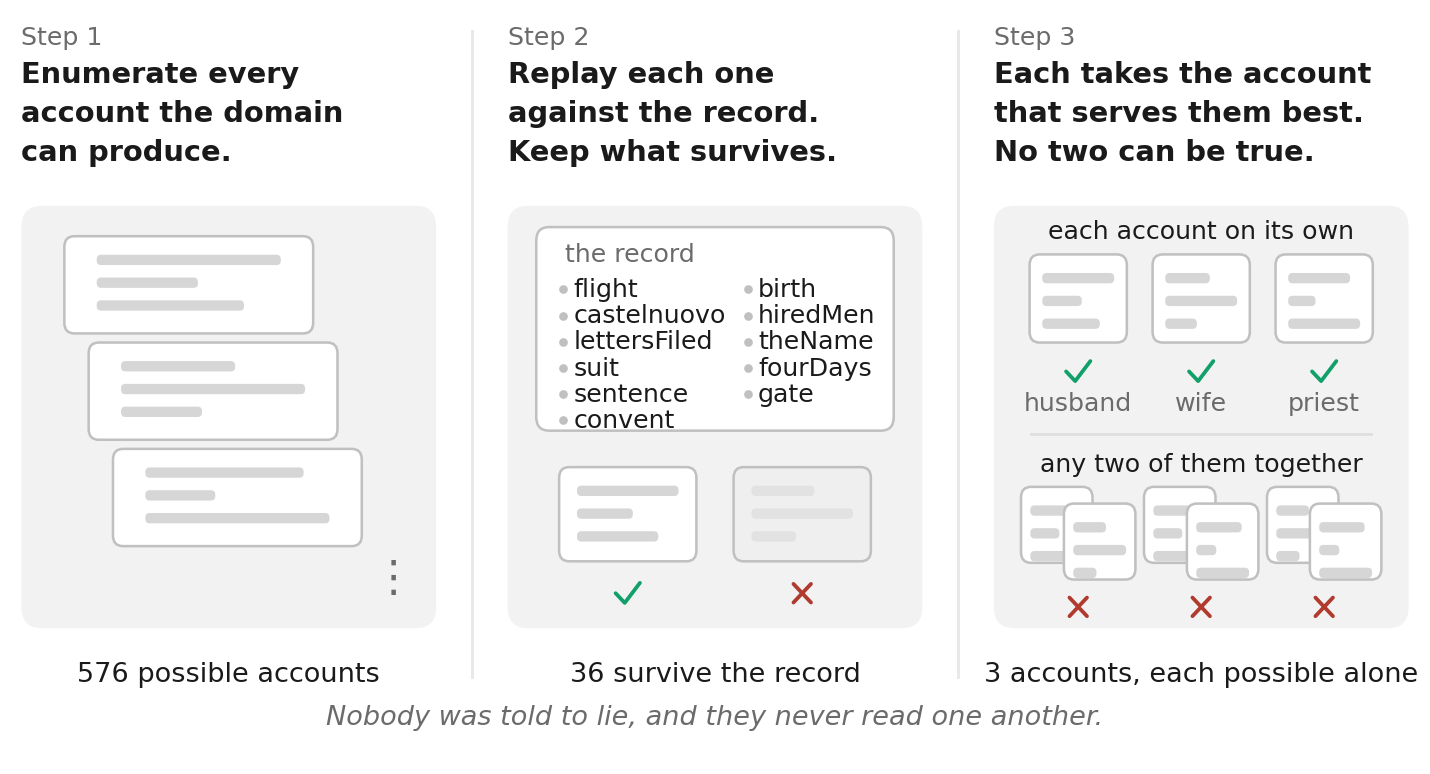

Recreate this plot in Python.
#!/usr/bin/env python3
# -*- coding: utf-8 -*-
"""FIGURE 1 — the InstructGPT Fig. 2 skeleton, rebuilt after a six-critic review.

Three columns, one reading direction, a Step N tag, a bold headline, a light grey card, one
caption line. Only the content is ours. Two marks in the whole figure: a green tick and a red
cross, both taught in column 2 and reused unchanged in column 3.

WHAT THE REVIEW CHANGED, and why each mattered:

* The cross used to sit beside a PAIR of accounts, having been taught in column 2 as "the
  record refuses this". So the figure said the record refuses the pair. It does not: the paper
  is explicit that every one of the three belongs to Feas(F), so the evidence refutes none of
  them individually. The emptiness is an intersection of two argmax sets -- a fact about the
  OBJECTIVE, not about the constraint. Fixed by moving column 2's verdict off the record's rows
  and onto the ACCOUNT being judged, so the taught meaning is "this account is allowed / this
  account is refused" and transfers to column 3 without smuggling the record in.

* Column 2 used to grade the record itself: eleven rows, nine ticks, two crosses, inside a card
  titled "the record". That is a rubric with partial credit, it implies parts of the RECORD are
  wrong, and it is a picture of the losing baseline (the paper's prompted "self-check each
  fact" row). Feasibility here is all-or-nothing and involves no scoring. The record is now
  eleven plain rows -- a gate, not a scorer.

* The three accounts in column 3 were drawn byte-identically (one bar-width cycle, every call
  site), under a headline reading "No two can be true". Identical objects are obviously
  co-satisfiable. They now differ, and that visible difference -- not the cross -- is what
  carries the contradiction. It is also the cheapest way to get the objective into a figure
  that otherwise draws the constraint twice.

* "any two of them together" was ONE pair glyph. After an exhaustive upper half, one instance
  reads as "these two in particular" -- and by accident of position it named them: the front
  document was pixel-identical in x to the wife's, and the cross sat 3 px from vertical
  alignment under the priest's tick. There are exactly three pairs of three witnesses, so the
  lower half is now exhaustive, in the same three slots and at the same mark size as above.

* "serves him best", set directly above three labels reading husband / wife / priest, on a
  track whose theme is Agency. It is "them" now.

* The caption row ended on 0, which reads as "the method found nothing". It ends on 3 -- the
  paper's actual result -- and the headline above still delivers "No two can be true".

* Added on the panel's unanimous ruling: one line saying nobody was told to lie and that the
  agents never read one another. The headline result is that constrained optimization ALONE
  produces the split; a reader who assumes the three are arguing credits the disagreement to
  the contest instead of to the constraint.

* Deleted the connector arrows: they were bisected by the column rules and contradict them
  (a rule says "separate", an arrow says "flows through"). InstructGPT has rules and no arrows.

Numbers come from ring-figdata.json, emitted by ring-figdata.mjs from ring-magistrate-core.mjs.
Nothing is typed in, and the drawing asserts what it is about to claim.

Usage:  node recon/ring-figdata.mjs > recon/ring-figdata.json
        python3 recon/fig-steps.py
"""
import itertools
import json
import os

import matplotlib
matplotlib.use("Agg")
import matplotlib.pyplot as plt
from matplotlib.patches import FancyBboxPatch

HERE = os.path.dirname(os.path.abspath(__file__))
D = json.load(open(os.path.join(HERE, "ring-figdata.json")))
CAST, ROLE, COUNTS = D["cast"], D["role"], D["counts"]

assert D["jointly"] == 0 and all(v == 0 for v in D["pairs"].values()), \
    "two accounts now share a feasible history; column 3's headline is false"
assert sum(COUNTS.values()) + D["nNone"] == D["nFeasible"], "the blocks no longer partition"
assert D["nBefore"] > D["nFeasible"] > 0, "the funnel no longer narrows"
assert D["nRecordItems"] > 0, "the record has no items to draw"

plt.rcParams.update({
    "font.family": "sans-serif",
    "font.sans-serif": ["DejaVu Sans"],
    "pdf.fonttype": 42,
})

INK, GREY, FAINT = "#1A1A1A", "#6B6B6B", "#C0C0C0"
CARD, BAR, PALE = "#F2F2F2", "#D6D6D6", "#EFEFEF"
OK, NO = "#12A06A", "#B03A2E"

fig = plt.figure(figsize=(5.5, 2.98))
ax = fig.add_axes([0, 0, 1, 1])
ax.set_xlim(0, 100)
ax.set_ylim(0, 51)
ax.axis("off")

COLW, COLGAP = 29.0, 5.0
COLX = [1.5, 1.5 + COLW + COLGAP, 1.5 + 2 * (COLW + COLGAP)]
CARD_TOP, CARD_BOT = 37.4, 9.6

for x in COLX[1:]:
    ax.plot([x - COLGAP / 2] * 2, [6.4, 48.9], color="#E8E8E8", lw=0.8, zorder=0)


def rrect(x, y, w, h, face, edge="none", lw=0.0, r=0.9, z=2, alpha=1.0):
    ax.add_patch(FancyBboxPatch((x, y), w, h, boxstyle=f"round,pad=0,rounding_size={r}",
                                facecolor=face, edgecolor=edge, linewidth=lw, zorder=z,
                                alpha=alpha))


# Every account in the figure comes from this one function. `pattern` is what makes two
# accounts different OBJECTS rather than two copies of one; column 3's whole claim rests on
# the three being visibly distinct.
def account(x, y, w, h, pattern, z=3, dim=False):
    rrect(x, y, w, h, PALE if dim else "white", edge=FAINT, lw=0.7, r=0.7, z=z)
    for i, frac in enumerate(pattern):
        rrect(x + w * 0.13, y + h - 1.9 - i * 1.5, (w * 0.74) * frac, 0.68,
              "#E2E2E2" if dim else BAR, r=0.3, z=z + 1)


# One mark, one size, everywhere; weight scales with size so the small ones are not
# proportionally heavier.
def mark(x, y, ok, s=0.85):
    c, lw = (OK if ok else NO), 1.05 * s / 0.85
    if ok:
        ax.plot([x - s, x - s * 0.25, x + s], [y, y - s * 0.75, y + s * 0.8],
                color=c, lw=lw, solid_capstyle="round", zorder=6)
    else:
        for d in (1, -1):
            ax.plot([x - s * 0.72, x + s * 0.72], [y - s * 0.72 * d, y + s * 0.72 * d],
                    color=c, lw=lw, solid_capstyle="round", zorder=6)


PATTERNS = [(1.00, 0.55, 0.80), (0.62, 1.00, 0.44), (0.86, 0.38, 1.00)]

HEADS = [
    ("Step 1", "Enumerate every\naccount the domain\ncan produce."),
    ("Step 2", "Replay each one\nagainst the record.\nKeep what survives."),
    ("Step 3", "Each takes the account\nthat serves them best.\nNo two can be true."),
]
for x, (tag, head) in zip(COLX, HEADS):
    ax.text(x, 49.3, tag, fontsize=7, color=GREY, va="top", ha="left")
    ax.text(x, 47.0, head, fontsize=8, color=INK, va="top", ha="left",
            linespacing=1.5, fontweight="bold")

for x in COLX:
    rrect(x, CARD_BOT, COLW, CARD_TOP - CARD_BOT, CARD, r=1.4, z=1)

# ============================================================ 1: the candidates
x0 = COLX[0]
for k, top in enumerate((35.4, 28.4, 21.4)):
    account(x0 + 3.0 + k * 1.7, top - 6.4, 17.4, 6.4, PATTERNS[k])
ax.text(x0 + 3.0 + 2 * 1.7 + 19.6, 12.9, "⋮", fontsize=12, color=GREY,
        ha="center", va="center")

# ============================================================ 2: the record is a gate
x1 = COLX[1]
rrect(x1 + 2.0, 22.6, 25.0, 13.4, "white", edge=FAINT, lw=0.7, r=0.9, z=3)
ax.text(x1 + 4.0, 34.2, "the record", fontsize=7,
        color=GREY, ha="left", va="center", zorder=5)
# Named, not suggested. The eleven are what the magistrate actually files, in filing order,
# and they come from LADDER -- the same list the filtration figure sweeps.
NAMES = D["recordItems"]
half = (len(NAMES) + 1) // 2
for i, nm in enumerate(NAMES):
    col, row = divmod(i, half)
    ax.text(x1 + 4.6 + col * 12.9, 31.9 - row * 1.72, nm, fontsize=7, color=INK,
            ha="left", va="center", zorder=5)
    ax.plot([x1 + 3.9 + col * 12.9], [31.9 - row * 1.72], marker="o", ms=1.4,
            color=FAINT, zorder=5)

for k, (dx, ok) in enumerate(((3.6, True), (15.8, False))):
    account(x1 + dx, 14.0, 9.6, 6.2, PATTERNS[k], dim=not ok)
    mark(x1 + dx + 4.8, 11.9, ok)

# ============================================================ 3: allowed alone, never in pairs
x2 = COLX[2]
SLOT = [x2 + 5.9, x2 + 14.5, x2 + 23.1]
ax.text(x2 + COLW / 2, 35.7, "each account on its own",
        fontsize=7, color=INK, ha="center", va="center", zorder=5)
for k, T in enumerate(CAST):
    account(SLOT[k] - 3.4, 28.4, 6.8, 5.8, PATTERNS[k])
    mark(SLOT[k], 26.5, True)
    ax.text(SLOT[k], 24.4, ROLE[T].replace("the ", ""), fontsize=7, color=GREY,
            ha="center", va="center", zorder=5)

ax.plot([x2 + 2.6, x2 + COLW - 2.6], [22.4] * 2, color="#E0E0E0", lw=0.8, zorder=1)

PAIRS = list(itertools.combinations(range(len(CAST)), 2))
assert len(PAIRS) == len(D["pairs"]), "the pair count no longer matches the data"
ax.text(x2 + COLW / 2, 20.4, "any two of them together",
        fontsize=7, color=INK, ha="center", va="center", zorder=5)
for k, (i, j) in enumerate(PAIRS):
    account(SLOT[k] - 4.0, 13.9, 5.0, 5.0, PATTERNS[i], z=3)
    account(SLOT[k] - 1.0, 12.8, 5.0, 5.0, PATTERNS[j], z=5)
    mark(SLOT[k], 11.0, False)

# ============================================================ the caption row
maxPair = max(D["pairs"].values())
assert maxPair == 0, "some pair is now jointly satisfiable; the last caption is false"
for x, line in zip(COLX, [f"{D['nBefore']} possible accounts",
                          f"{D['nFeasible']} survive the record",
                          f"{len(CAST)} accounts, each possible alone"]):
    ax.text(x + COLW / 2, CARD_BOT - 2.2, line, fontsize=7.5, color=INK,
            ha="center", va="top")

# centred on the whole figure, not on column 3: at 7pt the line is wider than a column and
# was running off the right edge
ax.text(50.0, CARD_BOT - 5.0,
        "Nobody was told to lie, and they never read one another.",
        fontsize=7.5, color=GREY, ha="center", va="top", style="italic")

out = os.path.join(HERE, "fig-steps.pdf")
fig.savefig(out)
fig.savefig(out.replace(".pdf", ".png"), dpi=260)
print(f"wrote {out}")
print(f"  {D['nBefore']} -> {D['nFeasible']} -> {len(CAST)}; "
      f"all {len(PAIRS)} pairs jointly satisfiable in {maxPair} of the {D['nFeasible']}")
